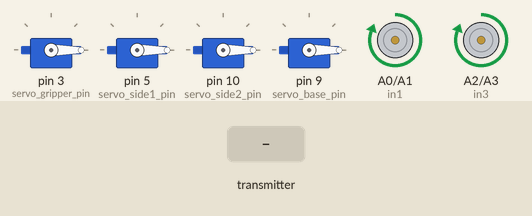
Bench run of a sketch on a simulated Arduino Uno, built with avr-gcc and run on an emulated ATmega328P. Shown: 4 × servo, motor-driver pin pairs drawn as motors (green arrow = first pin HIGH = forward, orange = second pin HIGH = backward, longer = more drive, scaled by the enable pin). The inputs (shaded band) are chosen by the test bench. No radio packets arrive unless stated; what the sketch prints to the serial monitor is not drawn.

Above: at 1.2 s.
1.3 s: the transmitter starts sending analog_x = 0
At 2.1 s:
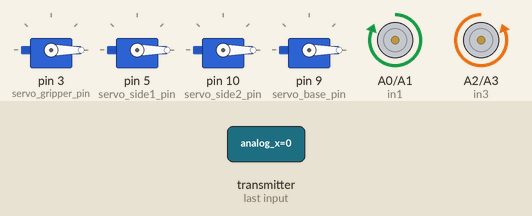
4.3 s: the transmitter starts sending analog_y = 1023
5.8 s: the transmitter starts sending Pot_1 = 256
At 7.0 s:
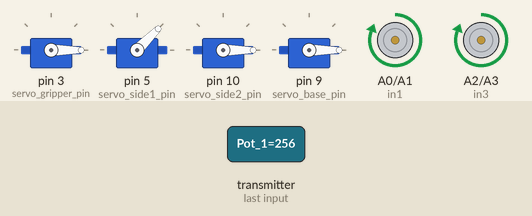
8.8 s: the transmitter starts sending Pot_2 = 256
At 9.6 s:
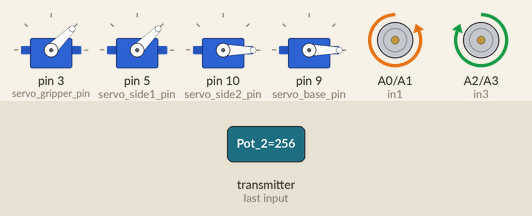
10.3 s: the transmitter starts sending Pot_3 = 256
At 11.3 s:
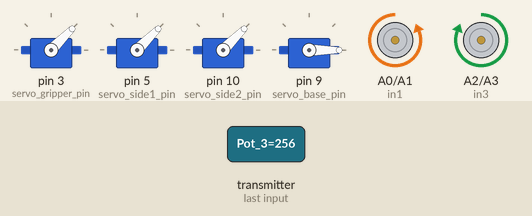
11.8 s: the transmitter starts sending Pot_4 = 256
At 13.1 s:
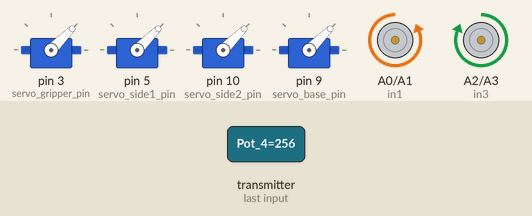
Timing chart, 0 to 62.3 s (numbered marks = the images above; inputs shaded):
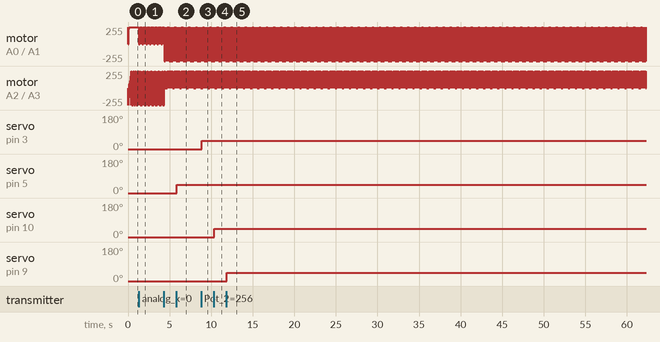

Measured:
- after the input at 1.3 s, motor on A0 (in1) / A1 (in2): alternates forward 255/255 for 0.04 s and stopped for 0.01 s, starting at once
- after the input at 5.8 s, servo on pin 5 (servo_side1_pin): 0° → 45° after 0.07 s
- after the input at 8.8 s, servo on pin 3 (servo_gripper_pin): 0° → 45° after 0.05 s
- after the input at 10.3 s, servo on pin 10 (servo_side2_pin): 0° → 45° after 0.06 s
- after the input at 11.8 s, servo on pin 9 (servo_base_pin): 0° → 45° after 0.08 s
- by itself, motor on A2 (in3) / A3 (in4): alternates forward 255/255 for 0.04 s and stopped for 0.01 s

The sketch:

Receiver_unit.ino
```cpp
#include <SPI.h>
#include <nRF24L01.h>
#include <RF24.h>
#include <RF24_config.h>
#include <Servo.h>


//Analog
#define LEFT_THRESHOLD  400
#define RIGHT_THRESHOLD 800
#define UP_THRESHOLD    400
#define DOWN_THRESHOLD  800

#define COMMAND_NO     0x00
#define COMMAND_LEFT   0x01
#define COMMAND_RIGHT  0x02
#define COMMAND_UP     0x04
#define COMMAND_DOWN   0x08

Servo servo_gripper;
Servo servo_side1;
Servo servo_side2;
Servo servo_base;

void Car_Forward (void);
void Car_Backward (void);
void Car_Right (void);
void Car_Left (void);
void Car_Stop(void);

int xValue = 0 ; // To store value of the X axis
int yValue = 0 ; // To store value of the Y axis
int command = COMMAND_NO;

 int X_pi;
 int Y_pi;

// Arduino pin numbers
const int SW_pin = 8; // digital pin connected to switch output
const int X_pin = 0; // analog pin connected to X output
const int Y_pin = 1; // analog pin connected to Y output

// Motor A connections
int enA = 2;
int in1 = A0;
int in2 = A1;
// Motor B connections
int enB = 4 ;
int in3 = A2;
int in4 = A3;


RF24 radio(7, 8); // CSN, CE

const uint64_t pipeIn = 0xF9E8F0F0E1LL; //IMPORTANT: The same as in the receiver 0xF9E8F0F0E1LL
unsigned long lastRecvTime = 0;

struct mostaqbel
{
int analog_x;
int analog_y;
int Pot_1;
int Pot_2;
int Pot_3;
int Pot_4;
};
struct mostaqbel Data_in;

int servo_gripper_pin = 3;
int servo_side1_pin = 5;
int servo_side2_pin = 10;
int servo_base_pin = 9;


//Assign default input received values
void setInputDefaultValues()
{
  // The middle position for joystick. (254/2=127)
Data_in.analog_x=127;
Data_in.analog_y=127;

Data_in.Pot_1=0;
Data_in.Pot_2=0;
Data_in.Pot_3=0;
Data_in.Pot_4=0;
}

void mapAndWriteValues()
{
  int s1,s2,s3,s4;
  s1= map(Data_in.Pot_2,0,1023, 0,180);
  s2= map(Data_in.Pot_1, 0,1023, 0,180);
  s3= map(Data_in.Pot_3, 0,1023, 0,180);
  s4= map(Data_in.Pot_4, 0,1023, 0,180);
  servo_gripper.write(s1);
  servo_side1.write(s2);
  servo_side2.write(s3);
  servo_base.write(s4);

}

void mapAndWriteCar()
{
   Car_Stop();
  // read analog X and Y analog values
  xValue = Data_in.analog_x;
  yValue = Data_in.analog_y;

  // converts the analog value to commands
  // reset commands
  command = COMMAND_NO;

  // check left/right commands
  if (xValue < LEFT_THRESHOLD)
    command = command | COMMAND_LEFT;
  else if (xValue > RIGHT_THRESHOLD)
    command = command | COMMAND_RIGHT;

  // check up/down commands
  if (yValue < UP_THRESHOLD)
    command = command | COMMAND_UP;
  else if (yValue > DOWN_THRESHOLD)
    command = command | COMMAND_DOWN;

  // NOTE: AT A TIME, THERE MAY BE NO COMMAND, ONE COMMAND OR TWO COMMANDS

  // print command to serial and process command
  if (command & COMMAND_LEFT) {
    Serial.println("COMMAND LEFT");
    Car_Left();
    // TODO: add your task here
  }

  if (command & COMMAND_RIGHT) {
    Serial.println("COMMAND RIGHT");
    Car_Right();
    // TODO: add your task here
  }

  if (command & COMMAND_UP) {
    Serial.println("COMMAND UP");
    Car_Forward();
    // TODO: add your task here
  }

  if (command & COMMAND_DOWN) {
    Serial.println("COMMAND DOWN");
    Car_Backward();
    // TODO: add your task here
  }

 delay(10);


}

void setup() {
  Serial.begin(9600);
  radio.begin();
  radio.setDataRate(RF24_250KBPS);
  radio.openReadingPipe(1,pipeIn);

 // radio.setPALevel(RF24_PA_MIN);
  radio.startListening();
  servo_gripper.attach (servo_gripper_pin) ;
  servo_side1.attach (servo_side1_pin) ;
  servo_side2.attach (servo_side2_pin) ;
  servo_base.attach (servo_base_pin) ;

 // Set all the motor control pins to outputs
  pinMode(enA, OUTPUT);
  pinMode(enB, OUTPUT);
  pinMode(in1, OUTPUT);
  pinMode(in2, OUTPUT);
  pinMode(in3, OUTPUT);
  pinMode(in4, OUTPUT);

  analogWrite(enA, 255);
  analogWrite(enB, 255);

  setInputDefaultValues();
  mapAndWriteValues();
  mapAndWriteCar();
}

void loop() {
  if (radio.available()) {

  radio.read(&Data_in,sizeof(mostaqbel));
    lastRecvTime = millis();
       char inputValuesString[100];
    sprintf(inputValuesString,
            "%3d,%3d,%3d,%3d,%3d,%3d",
            Data_in.analog_x,
            Data_in.analog_y,
            Data_in.Pot_1,
            Data_in.Pot_2,
            Data_in.Pot_3,
            Data_in.Pot_4);
    Serial.println(inputValuesString);
  }
   mapAndWriteValues();
   mapAndWriteCar();
}


void directionControl() {
  // Set motors to maximum speed
  // For PWM maximum possible values are 0 to 255
  analogWrite(enA, 255);
  analogWrite(enB, 255);
  }


  void Car_Backward( void ){
  // Turn on motor A & B
  digitalWrite(in1, LOW);
  digitalWrite(in2, HIGH);
  digitalWrite(in3, HIGH);
  digitalWrite(in4, LOW);
  }

 void Car_Forward(void){
  // Now change motor directions
  digitalWrite(in1, HIGH);
  digitalWrite(in2, LOW);
  digitalWrite(in3, LOW);
  digitalWrite(in4, HIGH);
 }

 void Car_Left(void){
  digitalWrite(in1, HIGH);
  digitalWrite(in2, LOW);
  digitalWrite(in3, HIGH);
  digitalWrite(in4, LOW);
 }

  void Car_Right(void){
  digitalWrite(in1, LOW);
  digitalWrite(in2, HIGH);
  digitalWrite(in3, LOW);
  digitalWrite(in4, HIGH);
  }

  void Car_Stop(void){
  digitalWrite(in1, LOW);
  digitalWrite(in2, LOW);
  digitalWrite(in3, LOW);
  digitalWrite(in4, LOW);
  }
```
